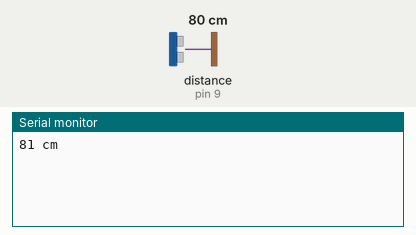
A sketch run on a simulated Arduino Uno, built with avr-gcc and run on an emulated ATmega328P. Parts: the last lines printed to the serial monitor. The inputs (shaded band) are chosen by the test bench; at power-on: distance to the obstacle (sensor on pin 9) 80 cm. The echo pulse lasts 58.3 µs per cm.

Above: at 1.2 s.
1.3 s: distance to the obstacle (sensor on pin 9) set to 2 cm
At 2.6 s:
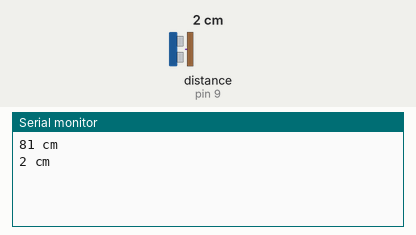
2.8 s: distance to the obstacle (sensor on pin 9) set to 4 cm
At 3.7 s:
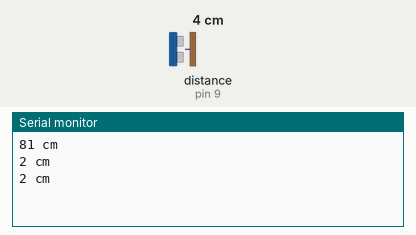
Timing chart, 0 to 5.8 s (numbered marks = the images above; inputs shaded):
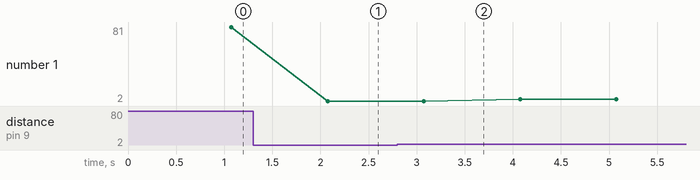

Measured:
- after the input at 1.3 s, the serial monitor: prints a new line after 0.78 s (image 1)
- plotted number 1: 81 → 2 after the input at 1.3 s, 2 → 4 after the input at 2.8 s

The sketch:

NewPingTimerMedian.ino
```cpp
// ---------------------------------------------------------------------------
// Calculate a ping median using the ping_timer() method.
// ---------------------------------------------------------------------------

#include <NewPing.h>

#define ITERATIONS      5 // Number of iterations.
#define TRIGGER_PIN     8 // Arduino pin tied to trigger pin on ping sensor.
#define ECHO_PIN        9 // Arduino pin tied to echo pin on ping sensor.
#define MAX_DISTANCE  400 // Maximum distance (in cm) to ping.
#define PING_INTERVAL 200 // Milliseconds between sensor pings (29ms is about the min to avoid cross-sensor echo).

unsigned long pingTimer[ITERATIONS]; // Holds the times when the next ping should happen for each iteration.
unsigned int cm[ITERATIONS];         // Where the ping distances are stored.
uint8_t currentIteration = 0;        // Keeps track of iteration step.

NewPing sonar(TRIGGER_PIN, ECHO_PIN, MAX_DISTANCE); // NewPing setup of pins and maximum distance.

void setup()
{
  Serial.begin(115200);
  pingTimer[0] = millis() + 75;            // First ping starts at 75ms, gives time for the Arduino to chill before starting.
  for (uint8_t i = 1; i < ITERATIONS; i++) // Set the starting time for each iteration.
    pingTimer[i] = pingTimer[i - 1] + PING_INTERVAL;
}

void loop()
{
  for (uint8_t i = 0; i < ITERATIONS; i++) { // Loop through all the iterations.
    if (millis() >= pingTimer[i]) {          // Is it this iteration's time to ping?
      pingTimer[i] += PING_INTERVAL * ITERATIONS; // Set next time this sensor will be pinged.
      if (i == 0 && currentIteration == ITERATIONS - 1) oneSensorCycle(); // Sensor ping cycle complete, do something with the results.
      sonar.timer_stop();          // Make sure previous timer is canceled before starting a new ping (insurance).
      currentIteration = i;        // Sensor being accessed.
      cm[currentIteration] = 0;    // Make distance zero in case there's no ping echo for this iteration.
      sonar.ping_timer(echoCheck); // Do the ping (processing continues, interrupt will call echoCheck to look for echo).
    }
  }
  // Other code that *DOESN'T* analyze ping results can go here.
}

void echoCheck()
{ // If ping received, set the sensor distance to array.
  if (sonar.check_timer())
    cm[currentIteration] = sonar.ping_result / US_ROUNDTRIP_CM;
}

void oneSensorCycle()
{ // All iterations complete, calculate the median.
  unsigned int uS[ITERATIONS];
  uint8_t j, it = ITERATIONS;
  uS[0] = NO_ECHO;
  for (uint8_t i = 0; i < it; i++) { // Loop through iteration results.
    if (cm[i] != NO_ECHO) { // Ping in range, include as part of median.
      if (i > 0) {          // Don't start sort till second ping.
        for (j = i; j > 0 && uS[j - 1] < cm[i]; j--) // Insertion sort loop.
          uS[j] = uS[j - 1];                         // Shift ping array to correct position for sort insertion.
      } else j = 0;         // First ping is sort starting point.
      uS[j] = cm[i];        // Add last ping to array in sorted position.
    } else it--;            // Ping out of range, skip and don't include as part of median.
  }
  Serial.print(uS[it >> 1]);
  Serial.println(" cm");
}
```
